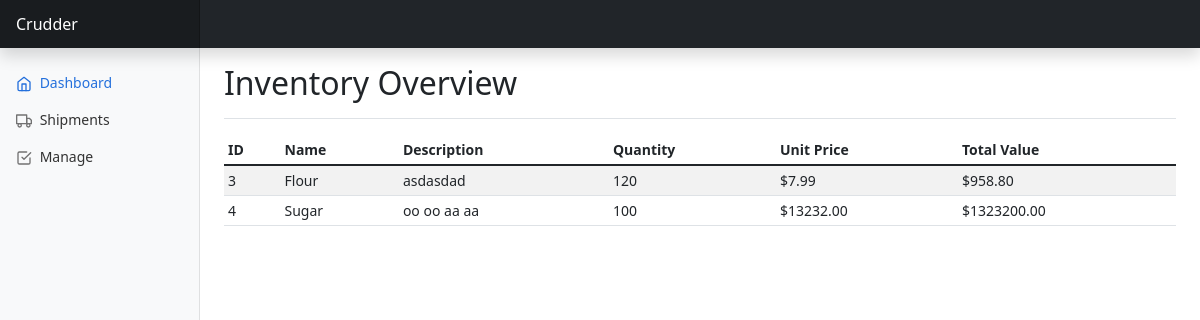
The app's page /index, older data.
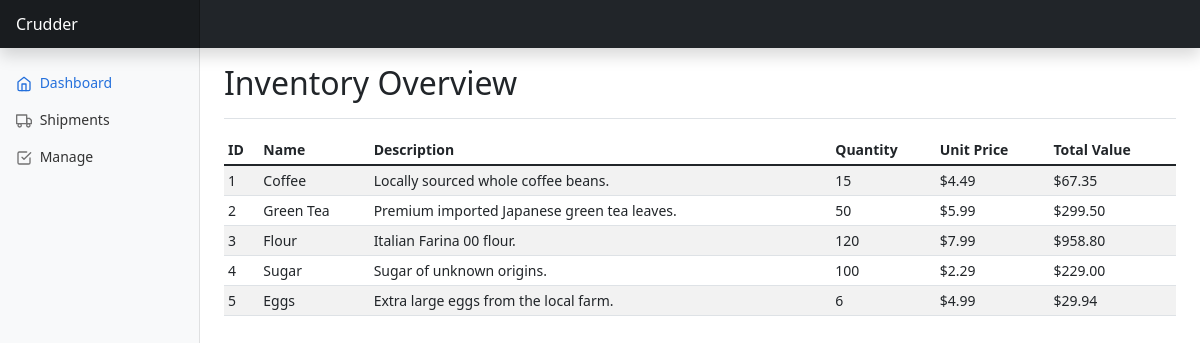
The same page, newer data.
### tables this page shows
CREATE TABLE inventory (
  item_id INTEGER,
  quantity INTEGER,
  FOREIGN KEY(item_id) REFERENCES items(id)
);

CREATE TABLE items (
  id INTEGER PRIMARY KEY AUTOINCREMENT,
  name TEXT,
  description TEXT,
  price REAL
);

### app.py (the view)
@app.route('/')
@app.route('/index')
def index():
    conn = db.get_db_connection()
    inventory = db.execute_query(
        conn=conn,
        query=constants.GET_INVENTORY_QUERY
    ).fetchall()
    conn.close()
    return render_template('index.html', inventory=inventory)

### db.py (called while the page is built)
def get_db_connection(db='database.db'):
    conn = sqlite3.connect(db)
    conn.row_factory = sqlite3.Row
    return conn

def get_db_cursor(conn):
    return conn.cursor()

def execute_query(conn, query, args=None):
    cursor = get_db_cursor(conn)
    if args:
        cursor.execute(query, args)
    else:
        cursor.execute(query)
    conn.commit()
    return cursor

### templates/index.html (shortened to what this page needs)
{% extends "base.html" %}
{% block sidebar %}
  <li class="nav-item">
    <a class="nav-link active" aria-current="page" href="/index">
      <span data-feather="home"></span>
      Dashboard
    </a>
  </li>
  <li class="nav-item">
    <a class="nav-link" href="/shipments">
      <span data-feather="truck"></span>
      Shipments
    </a>
  </li>
  <li class="nav-item">
    <a class="nav-link" href="/manage">
      <span data-feather="check-square"></span>
      Manage
    </a>
  </li>
{% endblock %}
{% block header %}Inventory Overview{% endblock %}
{% block content %}
  <div class="table-responsive">
    <table class="table table-striped table-sm">
      <thead>
        <tr>
          <th scope="col">ID</th>
          <th scope="col">Name</th>
          <th scope="col">Description</th>
          <th scope="col">Quantity</th>
          <th scope="col">Unit Price</th>
          <th scope="col">Total Value</th>
        </tr>
      </thead>
      <tbody>
      {% for item in inventory %}
        <tr>
          <td>{{ item["id"] }}</td>
          <td>{{ item["name"] }}</td>
          <td>{{ item["description"] }}</td>
          <td>{{ item["quantity"] }}</td>
          <td>{{ "${:.2f}".format(item["price"]) }}</td>
          <td>{{ "${:.2f}".format(item["price"] * item["quantity"]) }}</td>
        </tr>
      {% endfor %}
      </tbody>
    </table>
  </div>
{% endblock %}

Row changes from the older to the newer data that the page shows:
now on this page (row unchanged): inventory: id "1", name "Coffee", description "Locally sourced whole coffee beans.", quantity "15"
added items: price "$4.49", item['price']*item['quantity'] "$67.35"
now on this page (row unchanged): inventory: id "2", name "Green Tea", description "Premium imported Japanese green tea leaves.", quantity "50"
added items: price "$5.99", item['price']*item['quantity'] "$299.50"
changed through a linked row, inventory "Flour": description "asdasdad" → "Italian Farina 00 flour."
changed through a linked row, inventory "Sugar": description "oo oo aa aa" → "Sugar of unknown origins."
changed items (number 4 of 5 on the later page): price "$13232.00" → "$2.29"; item['price']*item['quantity'] "$1323200.00" → "$229.00"
now on this page (row unchanged): inventory: id "5", name "Eggs", description "Extra large eggs from the local farm.", quantity "6"
added items: price "$4.99", item['price']*item['quantity'] "$29.94"
